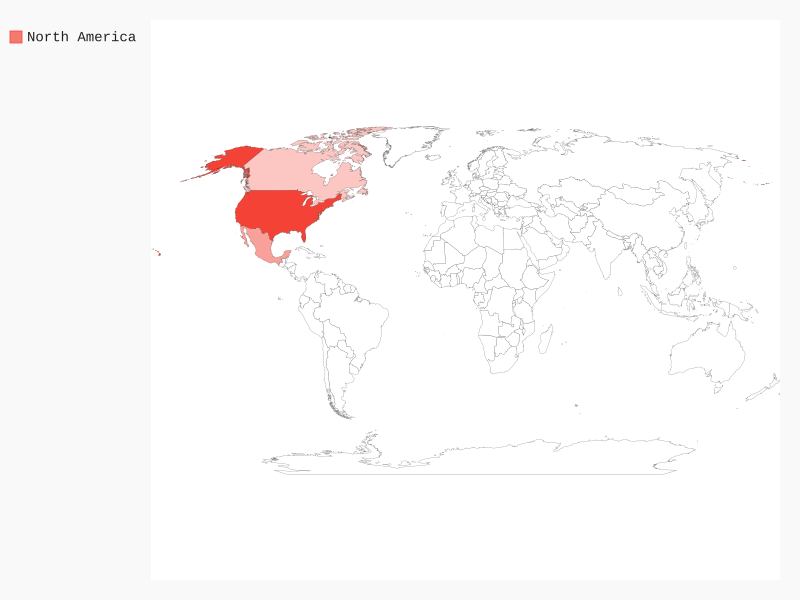

This figure's Python source:
"""
@author: MrYang 
@contact: Shaw_Yang@163.com
@site: www.example.com
@file: na_populations.py
@time: 18/12/2017 10:41 PM
"""
from pygal_maps_world.maps import World

wm = World()

wm._title = 'Populations of Countries in North America'
wm.add('North America', {'ca':34126000, 'us':309349000, 'mx':113423000})

wm.render_to_file('na_populations.svg')
